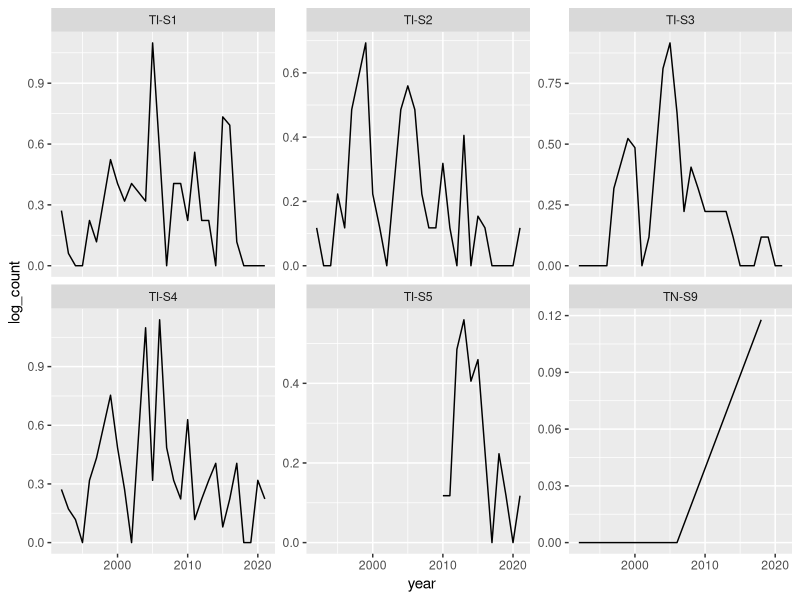
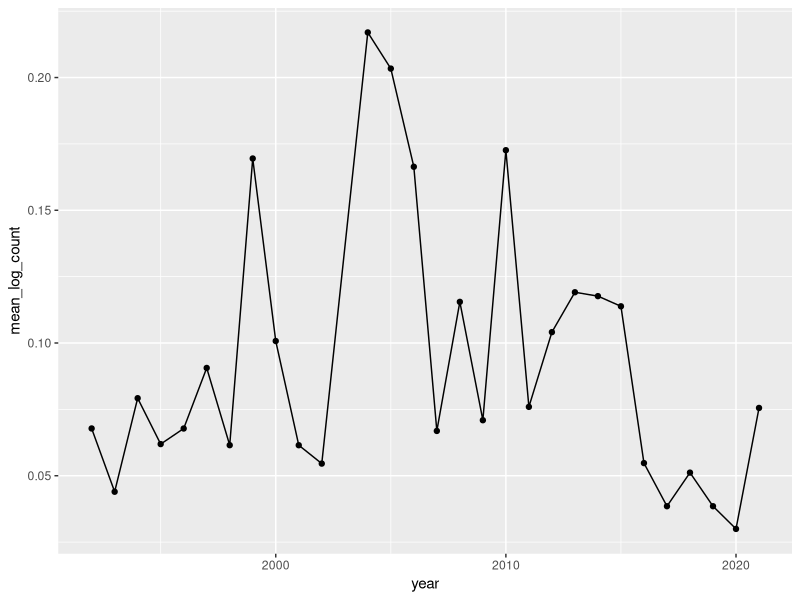
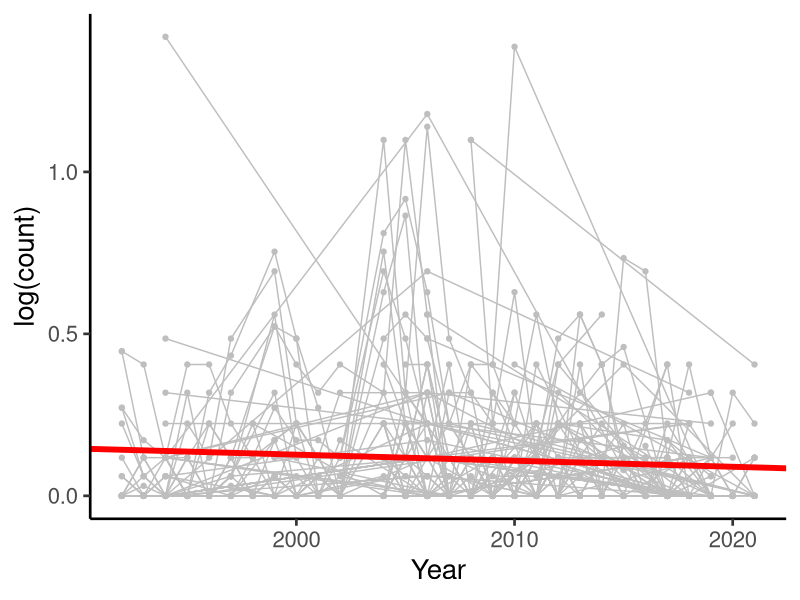

Here is the R script that generated these plots, in order:
## ---- chunk 1
#| include = FALSE

knitr::opts_chunk$set(
  message = FALSE,
  error = FALSE,
  warning = FALSE
)
## ---- chunk 2
5 * (6 / 9)
## ---- chunk 3
# R script to analyse trends of species abundance
## ---- chunk 4
#| include = FALSE
# set.seed(1)
# spp_selection <-
#   read_csv("data/count_data.csv") |>
#   filter(state == "Tasmania") |>
#   pull(species_name) |>
#   sample(20)
#
# read_csv("data/count_data.csv") |>
#   filter(state == "Tasmania") |>
#   filter(species_name %in% spp_selection) |>
#   select(site_code, latitude,
#          longitude,
#          species_name, x1992:x2021) |>
#   pivot_longer(cols = x1992:x2021,
#                names_to = "year",
#                values_to = "count",
#                names_prefix = "x") |>
#   mutate(year = as.integer(year)) |>
#   filter(!is.na(count)) |>
#   group_by(site_code, latitude, longitude, species_name, year) |>
#   summarise(count = mean(count)) |> view()
#   write_csv("data/count_data_20spp.csv")

## ---- chunk 5
#| message = FALSE

# If you have not installed the tidyverse on your computer before, uncomment the line below and install it. You only need to do that once. You can remove it from your script after you've done that.
# install.packages("tidyverse")

# once installed we can load the package
# we need to do this every time we use any tidyverse code, so leave that line at the top of your scripts
library(tidyverse)

## ---- chunk 6

# because I put the raw data into a folder called "data" I need to tell R to look in that folder for the file.
read_csv("data/count_data_20spp.csv")
## ---- chunk 7
raw_dat <-
  read_csv("data/count_data_20spp.csv")
## ---- chunk 8

# Removing rows that have an NA in the count column
dat_no_na <-
  raw_dat |>
  drop_na(count)

## ---- chunk 9

# 980 rows
dat_one_spp <-
  dat_no_na |>
  filter(species_name == "Aracana aurita") |>
  mutate(log_count = log(count + 1))

## ---- chunk 10
#| fig-cap: "Population trends for Aracana aurita at six sites (a random subset)."
#| label: "fig-trend6"

dat_one_spp |>
  filter(str_detect(site_code, "TI-S|TN")) |> # selecting a few sites only
  ggplot() +
  aes(x = year, y = log_count) +
  geom_path() +
  # seperate the data into a window (facet) for each site_code
  facet_wrap(~site_code, scales = "free_y")

## ---- chunk 11
#| fig-cap: "Mean population trends for Aracana aurita across all sites"
#| label: "fig-trendmean"

dat_one_spp_mean <-
  dat_one_spp |>
  group_by(year) |>
  summarise(mean_log_count = mean(log_count))

# average across all sites
dat_one_spp_mean |>
  ggplot() +
  aes(x = year, y = mean_log_count) +
  geom_point() +
  geom_path()

## ---- chunk 12

lm1 <- lm(mean_log_count ~ year, data = dat_one_spp_mean)

summary(lm1)

## ---- chunk 13

# This package allows us to get a p-value from the model
# We can talk more about the appropriateness of getting a p-value from a mixed model
library(lmerTest)

lmer1 <- lmerTest::lmer(log_count ~ year + (1 | site_code), data = dat_one_spp)
summary(lmer1)

## ---- chunk 14
#| fig-cap: "Overall population trends for Aracana aurita, accounting for the variability between sites and showing a fitted linear mixed effects model (red line)."
#| label: "fig-trendlmer"

# Extracting the slope and intercept from the lmer
intercept_value <- coef(summary(lmer1))[1, 1]
slope_value <- coef(summary(lmer1))[2, 1]


dat_one_spp |>
  ggplot(aes(x = year, y = log_count)) +
  geom_point(col = "grey") +
  geom_line(aes(group = site_code), col = "grey") +
  geom_abline(
    intercept = intercept_value,
    slope = slope_value,
    size = 2,
    col = "red"
  ) +
  theme_classic(20) +
  labs(
    x = "Year",
    y = "log(count)"
  )
